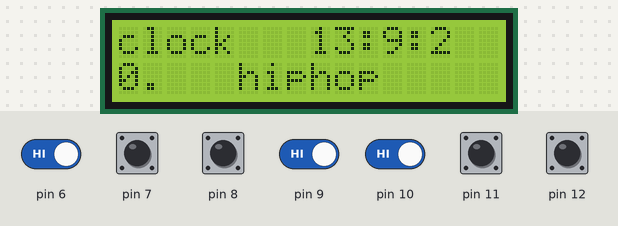
Recording of a sketch running on a simulated Arduino Uno, built with avr-gcc and run on an emulated ATmega328P. On the bench: 16×2 character LCD. The inputs (shaded band) are chosen by the test bench; at power-on: pin 6–12 HIGH. Random numbers use the default seed unless the sketch sets one; the audio player accepts every command and is not drawn.

Above: at 1.2 s.
1.3 s: pin 6 driven LOW
At 2.9 s:
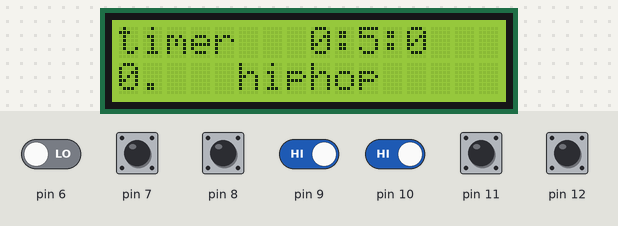
5.4 s: pin 9 driven LOW
At 6.7 s:
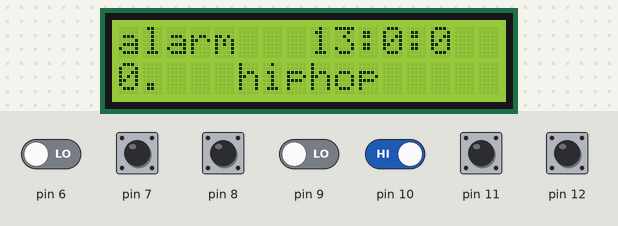
9.5 s: pin 10 driven LOW
At 11.1 s:
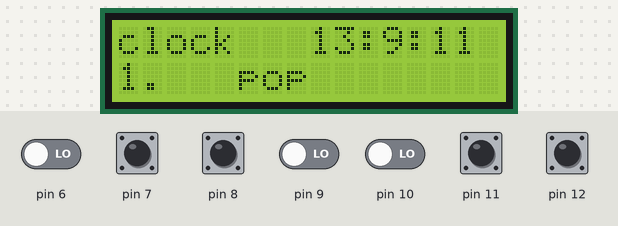
12.8 s: pin 10 driven HIGH
At 14.0 s:
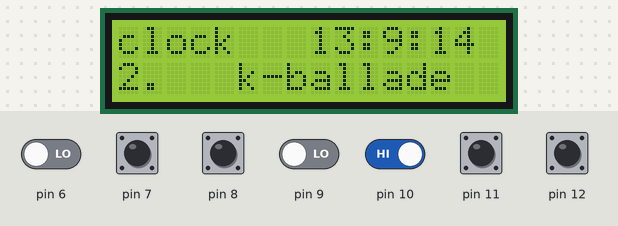
16.9 s: pin 6 driven HIGH
At 18.3 s:
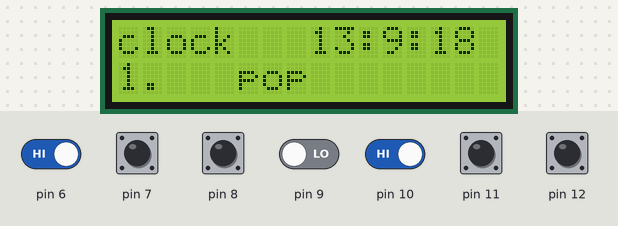
20.0 s: pin 9 driven HIGH
At 21.4 s:
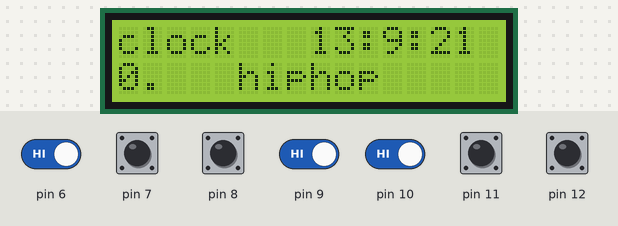
Timing chart, 0 to 23.0 s (numbered marks = the images above; inputs shaded):
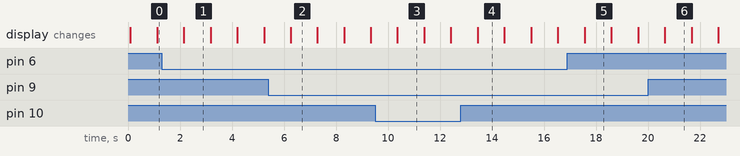

Measured:
- what the display in image 1 shows lasts 1.1 s, from 2.1 s to 3.2 s

The sketch:

mp3_player.ino
```cpp
#include <LiquidCrystal_I2C.h>
#include <Wire.h>
#include <SoftwareSerial.h>
#include <DFPlayer_Mini_Mp3.h>
#include <Timer.h>
#include <MsTimer2.h>
#include <WS2812.h>
LiquidCrystal_I2C lcd(0x27, 16, 2);


int hour1=13,minute1=9,sec1=0;
int hour2=0,minute2=5,sec2=0;
int hour3=14,minute3=0,sec3=0;
int count1=0,count2=0,count3=0,count4=0,count5=0,count6=0,musiccount=20;
int Button1=1,Button2=1,Button3=1,Button4=1,Button5=1,Button6=1,Button7=1;
int random1=1,musics=0,music2=0;
// 실행시 가장 먼저 호출되는 함수이며, 최초 1회만 실행됩니다.
// 변수를 선언하거나 초기화를 위한 코드를 포함합니다.
void setup() {
  Serial.begin (9600);
  mp3_set_serial (Serial);
  pinMode(7,INPUT);
  pinMode(8,INPUT);
  pinMode(9,INPUT);
  pinMode(10,INPUT);
  pinMode(11,INPUT);
  pinMode(12,INPUT);
  pinMode(6,INPUT);
  delay(1);                     // 볼륨값 적용을 위한 delay
  mp3_set_volume (musiccount);
  // I2C LCD를 초기화 합니다..
  lcd.init();
  // I2C LCD의 백라이트를 켜줍니다.
  lcd.backlight();
  }

void loop() {

  lcd.clear();
  Button1=digitalRead(6);
  Button2=digitalRead(7);
  Button3=digitalRead(8);
  Button4=digitalRead(9);
  Button5=digitalRead(10);
  Button6=digitalRead(11);
  Button7=digitalRead(12);

  if(Button2==LOW)
  {
    music2=1;
    random1=(rand()%20)+musics*20;
    mp3_play(random1);
  }
  if(Button3==LOW)
  {
    mp3_stop();
    music2=0;
  }
  if(Button4==LOW)
  {
    if(musiccount==30){
    }
    else{
      musiccount+=1;
      mp3_set_volume (musiccount);
    }
  }
  if(Button5==LOW)
  {
    if(musiccount==0){
    }
    else{
      musiccount-=1;
      mp3_set_volume (musiccount);
    }
  }
  if(Button6==LOW)
  {
    mp3_next();
  }
  if(Button7==LOW)
  {
    mp3_prev();
  }
  if(Button1==LOW)
  {
    count1++;
    if(count1==3)
    {
      count1=0;
    }
  }
  if(count1==0)
  {
    clock1();
    lcd.setCursor(0,0);
    lcd.print("clock   ");
    lcd.print(hour1);
    lcd.print(":");
    lcd.print(minute1);
    lcd.print(":");
    lcd.print(sec1);
    if(Button4==LOW){
       if(musics==2){
        musics=0;
       }
       else{
        musics+=1;
       }
    if(Button5==LOW){
       if(musics==0){
        musics=2;
       }
       else{
        musics-=1;
       }
    }
  }
  }
  if(count1==1)
  {
    clock1();
    lcd.setCursor(0,0);           // 0번째 줄 0번째 셀부터 입력하게 합니다.
    timer();
    if(hour2==0 && minute2==0 && sec2==0)
    {
      musiccount=30;
      mp3_set_volume (musiccount);
      random1=(rand()%20)+musics*20;
      mp3_play(random1);
    }
  }
  if(count1==2)
  {
    clock1();
    lcd.setCursor(0,0);           // 0번째 줄 0번째 셀부터 입력하게 합니다.
    alarm();
  }
  if(hour3==hour1 && minute3==minute1 && sec3==sec1)
  {
    musiccount=30;
    mp3_set_volume (musiccount);
    random1=(rand()%20)+musics*20;
    mp3_play(random1);
  }
  lcd.setCursor(0,1);
  lcd.print(musics);
  if(musics==0){
    lcd.print(".   hiphop");
  }
  if(musics==1){
    lcd.print(".   pop");
  }
  if(musics==2){
    lcd.print(".   k-ballade");
  }
delay(1000);
}
void alarm()
{
  if(Button4==LOW)
  {
    hour3--;
    if(hour3==0)
    {
      hour3=24;
    }
  }
  if(Button5==LOW)
  {
    hour3++;
    if(hour3==24)
    {
      hour3=0;
    }
  }
  lcd.print("alarm   ");
  lcd.print(hour3);
  lcd.print(":");
  lcd.print(minute3);
  lcd.print(":");
  lcd.print(sec3);
}
void timer()
{
  if(Button5==LOW)
  {
    minute2--;
    if(minute2==0)
    {
      minute2=59;
    }
  }
  if(Button4==LOW)
  {
    minute2++;
    if(minute2==59)
    {
      minute2=0;
    }
  }
  lcd.print("timer   ");
  lcd.print(hour2);
  lcd.print(":");
  lcd.print(minute2);
  lcd.print(":");
  lcd.print(sec2);
  if(sec2!=0 || minute2!=0){
    if(sec2==0)
    {
      if(minute2!=0)
      {
        minute2--;
        sec2=59;
      }
    }
    else
    {
      sec2--;
    }
  }
  else{
    sec2--;
  }

}
void clock1(){
  sec1++;
  if(sec1==60)
  {
    minute1++;
    sec1=0;
  }
  if(minute1==60)
  {
    minute1=0;
    hour1++;
  }
  if(hour1==24)
  {
    hour1=0;
  }

}
```
